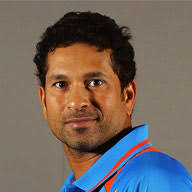
#> input picture Data Collection/Lec4/sachin.jpg, 192 x 192 px
$ jupyter execute 'face_eye_detection_using_opencv_haarcascade (1).ipynb'   (shell and % lines are left out)
#> lines starting #> are read from the running program, lines starting #| are printed output that depends on the picture
# Face detection in OpenCV using *Haar cascade*

A *Haar Cascade* is a cascade-function based classifier which is used to detect the object for which it has been trained for, from source.

The Haar Cascade is trained by superimposing a 'positive' image over a set of 'negative' images. The training is generally done on a server and on various stages.

We're using the Haar cascade in this notebook to detect faces and facial features. Hence, this means that the algorithm is trained on a lot of positive images (images of faces) and negative images (images without faces).

We'll be using the func **cv2.CascadeClassifier()** to read the Cascade.

[cell 1]
import cv2
import numpy as np
import time

path1 = ""

t1 = time.time()
# Reading xml files of face and eye
face_cascade = cv2.CascadeClassifier(path1 + 'haarcascade_frontalface_default.xml')

eye_cascade = cv2.CascadeClassifier(path1 + 'haarcascade_eye.xml')

time.time() - t1

**Note** : Here we use **face_cascade.detectMultiScale()** for face detection. And **eye_cascade.detectMultipleScale()** for eye detection.

So what are these cascades anyway?

Even for small images, the number of extract-able features is very large. To reduce processing burden, Paul Viola and Michael Jones in their landmark 2001 paper, “Rapid Object Detection using a Boosted Cascade of Simple Features” proposed a *cascade of classifiers* that would in parallel evaluate features and strightaway drop anything that didn't contain any facial feature. This vastly reduced processing requirements and time.

For making rectangle around the object, we use **cv2.rectangle(img, (x+y), (x+w, y+h), (255,0,0), 2)**

where x=length , w as width ,y= breadth , h as height, and 2 represents a 2D rectangle.

Now, time to load images of people's faces and see how well our classifier performs.

I've put some images on LMS, will use them for this notebook. One is of Sachin Tendulkar and the other of Mahesh Babu.

BTW, one can just as well use your selfie camera, facetime camera or laptop camera for video feed and grab a frame from there.

P.S. For any processing below, we first convert the frames into gray-scale, then process, then convert back to color image.

[cell 2]
%pylab inline
import matplotlib.pyplot as plt
import matplotlib.image as mpimg

path2 = "./"
img = cv2.imread(path2 + 'sachin.jpg')
#> img is the input picture: shape (192, 192, 3); mean B, G, R 95.8, 103.1, 114.1
# img = cv2.imread(path2 + 'mahesh_babu.jpg')

img_bgr = cv2.cvtColor(img, cv2.COLOR_BGR2RGB)  # coz openCV default is BGR, not RGB
plt.imshow(img_bgr)

#### Displaying of the final image frames

[cell 3]
# Grayscale doesn't show up well on openCV somehow

img_gray = cv2.cvtColor(img_bgr, cv2.COLOR_BGR2GRAY)
plt.imshow(img_gray)

[cell 4]
faces = face_cascade.detectMultiScale(img_gray, 1.3, 5)
#> faces = [[31, 45, 94, 94]]

for (x,y,w,h) in faces:
    img_bgr = cv2.rectangle(img_bgr,(x,y),(x+w,y+h),(255,0,0),2)
    roi_gray = img_gray[y:y+h, x:x+w]
    roi_color = img_bgr[y:y+h, x:x+w]
    eyes = eye_cascade.detectMultiScale(roi_gray)
    for (ex,ey,ew,eh) in eyes:
        cv2.rectangle(roi_color,(ex,ey),(ex+ew,ey+eh),(0,255,0),2)
#> this loop made 1 pass
#> (x, y, w, h, eyes) on pass 1: (31, 45, 94, 94, [[16, 26, 26, 26], [51, 26, 24, 24]])
#> img_bgr: shape (192, 192, 3); mean R, G, B 116, 103, 92.9
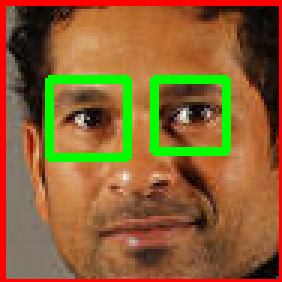
#> roi_color: shape (94, 94, 3) (shown 3 times larger); mean R, G, B 139.7, 97.3, 50

plt.imshow(img_bgr)

Neat, eh?

Let's try one female face this time. Check out kangana.jpg and run the same routine as above again.

[cell 5]
img = cv2.imread(path2 + 'kangana.jpg')
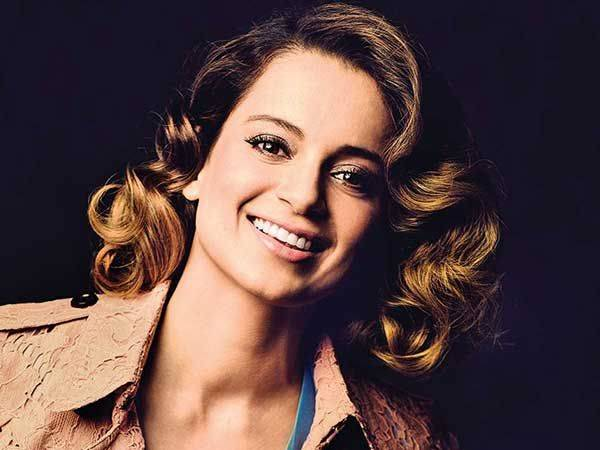
#> input picture Data Collection/Lec4/kangana.jpg, 600 x 450 px
#> img is the input picture: shape (450, 600, 3); mean B, G, R 66.8, 67.8, 91
img_bgr = cv2.cvtColor(img, cv2.COLOR_BGR2RGB)  # coz openCV default is BGR, not RGB
#> img_bgr: shape (450, 600, 3)
plt.imshow(img_bgr)

[cell 6]
img_gray = cv2.cvtColor(img_bgr, cv2.COLOR_BGR2GRAY)
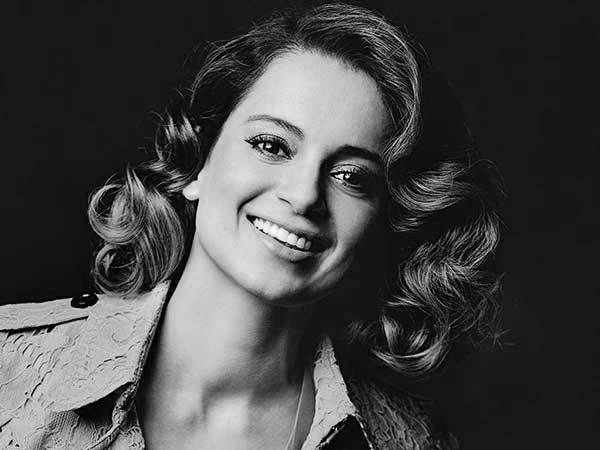
#> img_gray: shape (450, 600); min 0, max 253, mean 70.1

faces = face_cascade.detectMultiScale(img_gray, 1.3, 5)
#> faces = [[197, 67, 218, 218]]
for (x,y,w,h) in faces:
    img_bgr = cv2.rectangle(img_bgr,(x,y),(x+w,y+h),(255,0,0),2)
    roi_gray = img_gray[y:y+h, x:x+w]
    roi_color = img_bgr[y:y+h, x:x+w]
    eyes = eye_cascade.detectMultiScale(roi_gray)
    for (ex,ey,ew,eh) in eyes:
        cv2.rectangle(roi_color,(ex,ey),(ex+ew,ey+eh),(0,255,0),2)
#> this loop made 1 pass
#> (x, y, w, h, eyes) on pass 1: (197, 67, 218, 218, [[44, 50, 59, 59]])
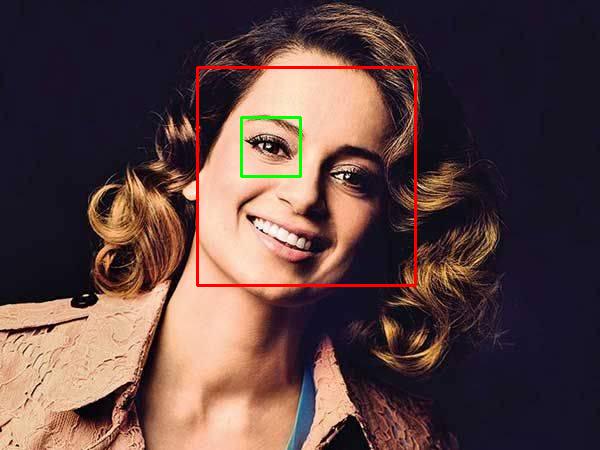
#> img_bgr: shape (450, 600, 3); mean R, G, B 91.6, 67.1, 65.6
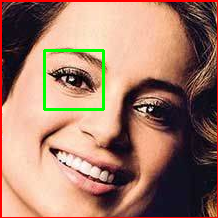
#> roi_color: shape (218, 218, 3); mean R, G, B 162.7, 122.1, 104.5
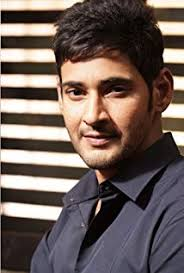
#> input picture Data Collection/Lec4/mahesh_babu.jpg, 184 x 273 px
#> further down, img is the input picture: shape (273, 184, 3); mean B, G, R 89.9, 95, 109.4

plt.imshow(img_bgr)

[cell 7]
# make user defined function for above routine
def faceMarkup(img_bgr):
  img_gray = cv2.cvtColor(img_bgr, cv2.COLOR_BGR2GRAY)
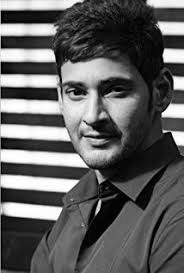
#> img_gray: shape (273, 184); min 0, max 255, mean 95.1
  # plt.imshow(img_gray)

  faces = face_cascade.detectMultiScale(img_gray, 1.3, 5)
#> faces = [[47, 52, 102, 102]]
  for (x,y,w,h) in faces:
      img_bgr = cv2.rectangle(img_bgr,(x,y),(x+w,y+h),(255,0,0),2)
      roi_gray = img_gray[y:y+h, x:x+w]
      roi_color = img_bgr[y:y+h, x:x+w]
      eyes = eye_cascade.detectMultiScale(roi_gray)
      for (ex,ey,ew,eh) in eyes:
          cv2.rectangle(roi_color,(ex,ey),(ex+ew,ey+eh),(0,255,0),2)
#> this loop made 1 pass
#> (x, y, w, h, eyes) on pass 1: (47, 52, 102, 102, [[15, 25, 28, 28]])
#> pass 1, in faceMarkup, `roi_gray = img_gray[y:y+h, x:x+w]`:
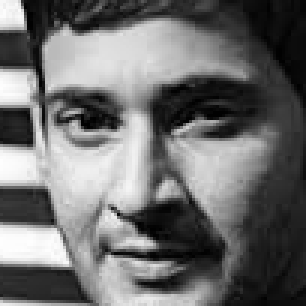
#> roi_gray: shape (102, 102) (shown 3 times larger); min 1, max 254, mean 109.2
#> after the loop:
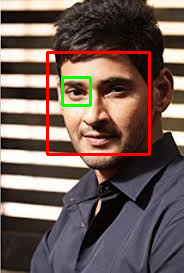
#> img_bgr: shape (273, 184, 3); mean R, G, B 111.5, 93.2, 86.9
#> after the loop:
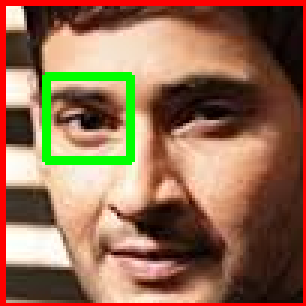
#> roi_color: shape (102, 102, 3) (shown 3 times larger); mean R, G, B 146.6, 107.7, 81.9

  plt.imshow(img_bgr)

# test on a new image
img = cv2.imread(path2 + 'mahesh_babu.jpg')
img_bgr = cv2.cvtColor(img, cv2.COLOR_BGR2RGB)  # coz openCV default is BGR, not RGB
plt.imshow(img_bgr)
